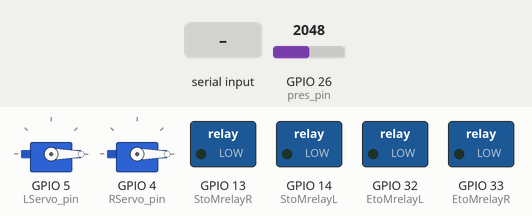
A sketch run on a simulated ESP32. Parts: 2 × servo, switched loads named in the sketch (green lamp = pin HIGH). Inputs (shaded band) come from the test bench; at power-on: GPIO 26 (pres_pin) = 2048. Nothing arrives over Bluetooth unless stated; what the sketch prints to the serial monitor is not drawn.

Above: at 12.2 s.
12.3 s: GPIO 26 (pres_pin) set to 0
At 12.48 s:
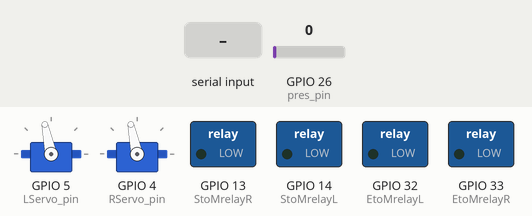
15.3 s: "H" received over the second serial link
At 16.1 s:
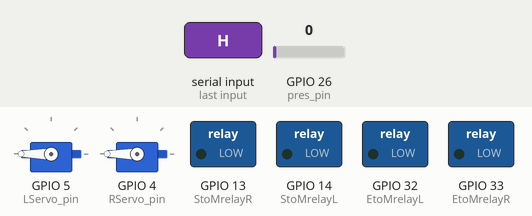
16.8 s: "H" received over the second serial link
At 17.9 s:
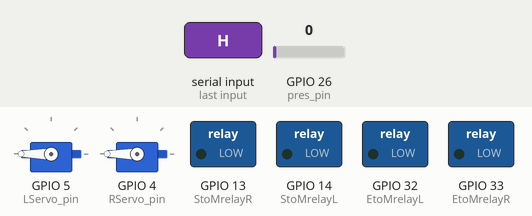
18.3 s: "M" received over the second serial link
At 19.7 s:
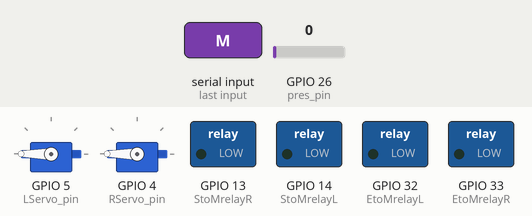
Timing chart, 0 to 20.8 s (numbered marks = the images above; inputs shaded):
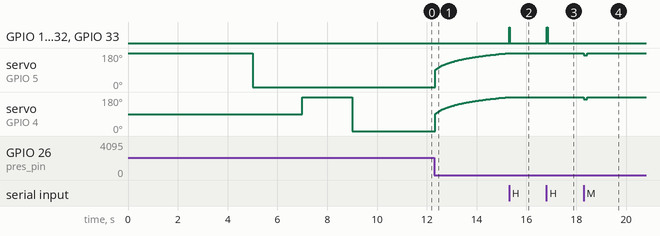

Measured:
- after the input at 12.3 s, servo on GPIO 5 (LServo_pin), servo on GPIO 4 (RServo_pin): moves from 0° to 180° over 2.9 s, starting at once
- after the input at 15.3 s, GPIO 13 (StoMrelayR), GPIO 14 (StoMrelayL), GPIO 32 (EtoMrelayL), GPIO 33 (EtoMrelayR): LOW → HIGH at once, → LOW 0.03 s later
- after the input at 16.8 s, GPIO 13 (StoMrelayR), GPIO 14 (StoMrelayL), GPIO 32 (EtoMrelayL), GPIO 33 (EtoMrelayR): LOW → HIGH at once, → LOW 0.03 s later
- after the input at 18.3 s, servo on GPIO 5 (LServo_pin), servo on GPIO 4 (RServo_pin): 180° → 169° at once, → 180° 0.13 s later

The sketch:

Bluetooth_Syakote_Left.ino
```cpp
#include <BluetoothSerial.h>
#include <ESP32Servo.h>
#include <math.h>


#define THRESHOLD 0.5
#define MAX_TIME 3000
#define LOG_SCALER 1.0 / log(10)

#define pres_pin 26
#define LServo_pin 5
#define RServo_pin 4
#define EtoMrelayR 33
#define EtoMrelayL 32
#define StoMrelayR 13
#define StoMrelayL 14
#define PMAX 1500
#define PMIN 1000

BluetoothSerial SerialBT;
Servo Lservo;
Servo Rservo;

char c = 'D'; //敵に命中したか否か //'H'(Hit), 'M'(Miss), 'D'(Default)
int angleP = 0;
int t = 0;
int sensorValue = 0;
int  correctionValue = 0;
static int preValue;

const int SENSOR_MAX = 4095;
const int SENSOR_MIN = 0;
unsigned long startTime = 0;

void setup() {
  //リレーピン初期化
  pinMode(EtoMrelayR,OUTPUT);
  pinMode(EtoMrelayL,OUTPUT);
  pinMode(StoMrelayR,OUTPUT);
  pinMode(StoMrelayL,OUTPUT);
  digitalWrite(EtoMrelayR,LOW);
  digitalWrite(EtoMrelayL,LOW);
  digitalWrite(StoMrelayR,LOW);
  digitalWrite(StoMrelayL,LOW);

  //モーターピン初期化
  delay(3000);
  Lservo.setPeriodHertz(50);
  Rservo.setPeriodHertz(50);
  Lservo.attach(LServo_pin,PMIN,PMAX);
  Rservo.attach(RServo_pin,PMIN,PMAX);

  //Bluetooth通信の初期化
  Serial.begin(115200);
  SerialBT.begin("Syakote_Left");

  //モーターのパルスの初期化
  Calibrate();
}

// void loopの{}で囲われた箇所は、電源オフまたはリセットボタンを押さない限り永久に繰り返されます。
void loop() {
  Lservo.writeMicroseconds(angleP);
  Rservo.writeMicroseconds(angleP);
  sensorValue = analogRead(pres_pin); //0~4095
  correctionValue = calc_correction_presValue(sensorValue);
  SerialBT.println(correctionValue);
  //Serial.println(correctionValue);

  recieve_data();


  switch (c){
    case 'H':
      short_brake();
      //motor_stop();
      angleP = PMIN;
      break;
    case 'M':
      motor_stop(correctionValue);
      angleP = PMIN;
      break;
    case 'D':
      digitalWrite(StoMrelayR,LOW);
      digitalWrite(StoMrelayL,LOW);
      digitalWrite(EtoMrelayR,LOW);
      digitalWrite(EtoMrelayL,LOW);
      break;
    case 'S':
    /*
      while(true){
        recieve_data();
        if(c != 'S') break;
        short_brake();
      }
    */
      angleP = PMIN;
      break;
  }
  preValue = angleP;
  if(sensorValue != 4095){
    c = 'D';
  }

  angleP = map(correctionValue,0,4095,PMAX,PMIN); // 圧力値に基づく回転数
  if(angleP < preValue) angleP = preValue; //常に右肩上がり

  delay(30);
}

void recieve_data(){
  // 命中判定を受け取る
  if (SerialBT.available() > 0) {
    c = SerialBT.read();
    Serial.printf("Received Command: %c\n", c);
    //c = 'H';
  }
}

// モーターを停止
void short_brake(){
  digitalWrite(EtoMrelayR,HIGH);
  digitalWrite(StoMrelayR,HIGH);
  digitalWrite(EtoMrelayL,HIGH);
  digitalWrite(StoMrelayL,HIGH);
  Serial.println("急制動");
}

void motor_stop(int correctionValue){
    Serial.println("停止");
    t = angleP;
    do{
      Serial.println(t);
      t -= 30;
      Lservo.writeMicroseconds(t);
      Rservo.writeMicroseconds(t);
      delay(100);
      if(correctionValue != 4095){
        break;
      }
    }while(t >= 1000);
    c = 'D';
}

int calc_correction_presValue(int sensorValue){
  int calcValue;
  //4095-0を0-1に変換
  float x_prime = (float)(SENSOR_MAX - sensorValue) / (float)SENSOR_MAX;

  //0-1の値をy=x^100に代入
  float y = constrain(pow(x_prime,100.0),0.0f,1.0f);

  if(y <= THRESHOLD){
    //yが低圧
    startTime = 0;
    calcValue = (1.0 - y) * 4095;
  }else{
    if(startTime == 0){
      startTime = millis();
    }
    unsigned long durationTime = millis() - startTime;
    float t_prime = constrain((float)durationTime / (float)MAX_TIME,0.0f,1.0f);
    float y_prime = constrain((log(t_prime * 9.0f + 1.0f) * LOG_SCALER),0.0f,1.0f);
    calcValue = (1 - (THRESHOLD + y_prime * (1 - THRESHOLD))) * 4095;
  }

  return (int)calcValue;
}

void Calibrate(){
  // 左のESCだけ
  Lservo.writeMicroseconds(PMAX);
  delay(2000);
  Lservo.writeMicroseconds(PMIN);
  delay(2000);

  // 右のESCだけ
  Rservo.writeMicroseconds(PMAX);
  delay(2000);
  Rservo.writeMicroseconds(PMIN);
  delay(2000);
}
```
